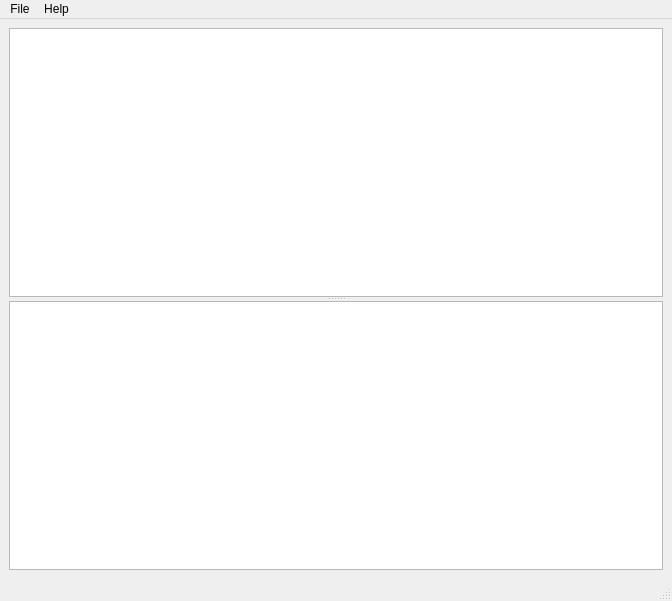
<?xml version="1.0" encoding="UTF-8"?>
<ui version="4.0">
 <class>MainWindow</class>
 <widget class="QMainWindow" name="MainWindow">
  <property name="geometry">
   <rect>
    <x>0</x>
    <y>0</y>
    <width>672</width>
    <height>601</height>
   </rect>
  </property>
  <property name="windowTitle">
   <string>VDAS</string>
  </property>
  <widget class="QWidget" name="centralwidget">
   <layout class="QGridLayout" name="gridLayout">
    <item row="0" column="0">
     <widget class="QSplitter" name="splitter">
      <property name="orientation">
       <enum>Qt::Vertical</enum>
      </property>
      <widget class="QTextEdit" name="program"/>
      <widget class="QTextEdit" name="output">
       <property name="readOnly">
        <bool>true</bool>
       </property>
      </widget>
     </widget>
    </item>
   </layout>
  </widget>
  <widget class="QMenuBar" name="menubar">
   <property name="geometry">
    <rect>
     <x>0</x>
     <y>0</y>
     <width>672</width>
     <height>21</height>
    </rect>
   </property>
   <widget class="QMenu" name="menuFile">
    <property name="title">
     <string>File</string>
    </property>
    <addaction name="separator"/>
    <addaction name="actionNew"/>
    <addaction name="actionOpen"/>
    <addaction name="separator"/>
    <addaction name="actionSave"/>
    <addaction name="actionComplile"/>
   </widget>
   <widget class="QMenu" name="menuHelp">
    <property name="title">
     <string>Help</string>
    </property>
    <addaction name="actionHelp"/>
   </widget>
   <addaction name="menuFile"/>
   <addaction name="menuHelp"/>
  </widget>
  <widget class="QStatusBar" name="statusbar"/>
  <action name="actionOpen">
   <property name="text">
    <string>Open project (Ctrl+O)</string>
   </property>
  </action>
  <action name="actionSave">
   <property name="text">
    <string>Save (Ctrl+S)</string>
   </property>
  </action>
  <action name="actionNew">
   <property name="text">
    <string>New project (Ctrl+N)</string>
   </property>
  </action>
  <action name="actionHelp">
   <property name="text">
    <string>Documentation</string>
   </property>
  </action>
  <action name="actionComplile">
   <property name="text">
    <string>Complile (Ctrl+G)</string>
   </property>
  </action>
 </widget>
 <resources/>
 <connections/>
</ui>
